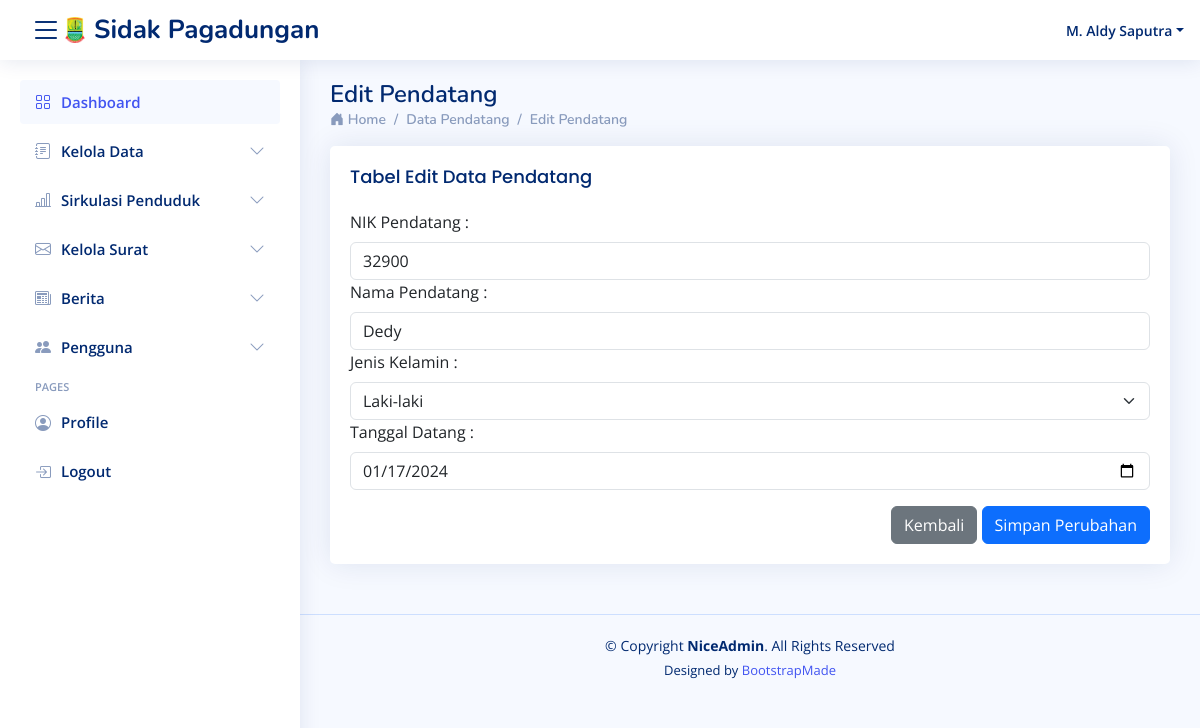
The page /pages/content/pendatang/edit_pendatang?id=33 (signed in) on the database its author committed.
### tables this page shows
CREATE TABLE `tbl_pendatang` (
  `id_datang` int(11) NOT NULL,
  `nik_pendatang` varchar(100) NOT NULL,
  `nama_pendatang` varchar(100) NOT NULL,
  `jenis_kelamin` enum('Laki-laki','Perempuan') NOT NULL,
  `tanggal_datang` date NOT NULL DEFAULT current_timestamp()
);

### pages/content/pendatang/edit_pendatang.php (the view, shortened to what this page needs)
<?php
require '../../../config/db.php';
if (isset($_POST['submit'])) {
    $id_datang = $_POST['id_datang'];
    $nik_pendatang = $_POST['nik_pendatang'];
    $nama_pendatang = $_POST['nama_pendatang'];
    $jenis_kelamin = $_POST['jenis_kelamin'];
    $tanggal_datang = $_POST['tanggal_datang'];
    if (empty($tanggal_datang) || strtotime($tanggal_datang) === false) {
        echo "Invalid date format";
        exit();
    }
    $updateQuery = "UPDATE tbl_pendatang SET nik_pendatang='$nik_pendatang', nama_pendatang='$nama_pendatang', jenis_kelamin='$jenis_kelamin', tanggal_datang='$tanggal_datang' WHERE id_datang='$id_datang'";
    $stmt = mysqli_query($db_connect, $updateQuery);
    echo "Data updated successfully.";
    var_dump($_POST);
    header("Location: pendatang");
    exit();
} else {
    if (isset($_GET['id'])) {
        $id_datang = $_GET['id'];
        $selectQuery = "SELECT * FROM tbl_pendatang WHERE id_datang = ?";
        $selectStmt = mysqli_prepare($db_connect, $selectQuery);
        mysqli_stmt_bind_param($selectStmt, 'i', $id_datang);
        mysqli_stmt_execute($selectStmt);
        $result = mysqli_stmt_get_result($selectStmt);
        if ($result && mysqli_num_rows($result) > 0) {
            $row = mysqli_fetch_assoc($result);
            $nik_pendatang = $row['nik_pendatang'];
            $nama_pendatang = $row['nama_pendatang'];
            $jenis_kelamin = $row['jenis_kelamin'];
            $tanggal_datang = $row['tanggal_datang'];
        } else {
            header("Location: pendatang");
            exit();
        }
    } else {
        header("Location: pendatang");
        exit();
    }
}
?>
<main id="main" class="main">
<div class="pagetitle">
        <h1>Edit Pendatang</h1>
        <nav>
            <ol class="breadcrumb">
                <li class="breadcrumb-item"><i class="bi bi-house-door-fill"></i><a href="../dashboard/dashboard"> Home</a></li>
                <li class="breadcrumb-item"><a href="../pendatang/pendatang">Data Pendatang</a></li>
                <li class="breadcrumb-item"><a>Edit Pendatang</li>
            </ol>
        </nav>
    </div>
    <div class="col-lg-12">
        <div class="card">
            <div class="card-body">
                <h5 class="card-title">Tabel Edit Data Pendatang</h5>
                <form method="POST" action="edit_pendatang" class="row g-3">
                    <div class="col-12">
                        <label for="nik_pendatang" class="form-label">NIK Pendatang :</label>
                        <input type="text" class="form-control" id="nik_pendatang" name="nik_pendatang" value="<?= $nik_pendatang ?>" required>
                    </div>
                    <div class="col-12">
                        <label for="nama_pendatang" class="form-label">Nama Pendatang :</label>
                        <input type="text" class="form-control" id="nama_pendatang" name="nama_pendatang" value="<?= $nama_pendatang ?>" required>
                    </div>
                    <div class="col-12">
                        <label for="jenis_kelamin" class="form-label">Jenis Kelamin :</label>
                        <select class="form-select" id="jenis_kelamin" name="jenis_kelamin" required>
                            <option value="Laki-laki" <?php if ($jenis_kelamin == 'Laki-laki') echo 'selected'; ?>>Laki-laki</option>
                        </select>
                    </div>
                    <div class="col-12">
                        <label for="tanggal_datang" class="form-label">Tanggal Datang :</label>
                        <input type="date" class="form-control" id="tanggal_datang" name="tanggal_datang" value="<?= $tanggal_datang ?>" required>
                    </div>
                    <div class="text-end">
                        <a href="pendatang" class="btn btn-secondary">Kembali</a>
                        <button type="submit" name="submit" class="btn btn-primary">Simpan Perubahan</button>
                    </div>
                </form>
            </div>
        </div>
    </div>
</main>

### assets/assets/css/style.css (style rules this page uses)
:root { scroll-behavior: smooth; }
body { font-family: "Open Sans", sans-serif; background: #f6f9ff; color: #444444; }
a { color: #4154f1; text-decoration: none; }
h1, h2, h3, h4, h5, h6 { font-family: "Nunito", sans-serif; }
#main { margin-top: 60px; padding: 20px 30px; transition: all 0.3s; }
.pagetitle { margin-bottom: 10px; }
.pagetitle h1 { font-size: 24px; margin-bottom: 0; font-weight: 600; color: #012970; }
.card { margin-bottom: 30px; border: none; border-radius: 5px; box-shadow: 0px 0 30px rgba(1, 41, 112, 0.1); }
.card-title { padding: 20px 0 15px 0; font-size: 18px; font-weight: 500; color: #012970; font-family: "Poppins", sans-serif; }
.card-body { padding: 0 20px 20px 20px; }
.breadcrumb { font-size: 14px; font-family: "Nunito", sans-serif; color: #899bbd; font-weight: 600; }
.breadcrumb a { color: #899bbd; transition: 0.3s; }
.breadcrumb .breadcrumb-item::before { color: #899bbd; }
@media (min-width: 1200px) { #main, #footer { margin-left: 300px; } }

### rows shown on the page
tbl_pendatang: nik_pendatang "32900", nama_pendatang "Dedy", jenis_kelamin "Laki-laki", tanggal_datang "01/17/2024"

### other values the page prints
$_SESSION['nama'] "M. Aldy Saputra"
